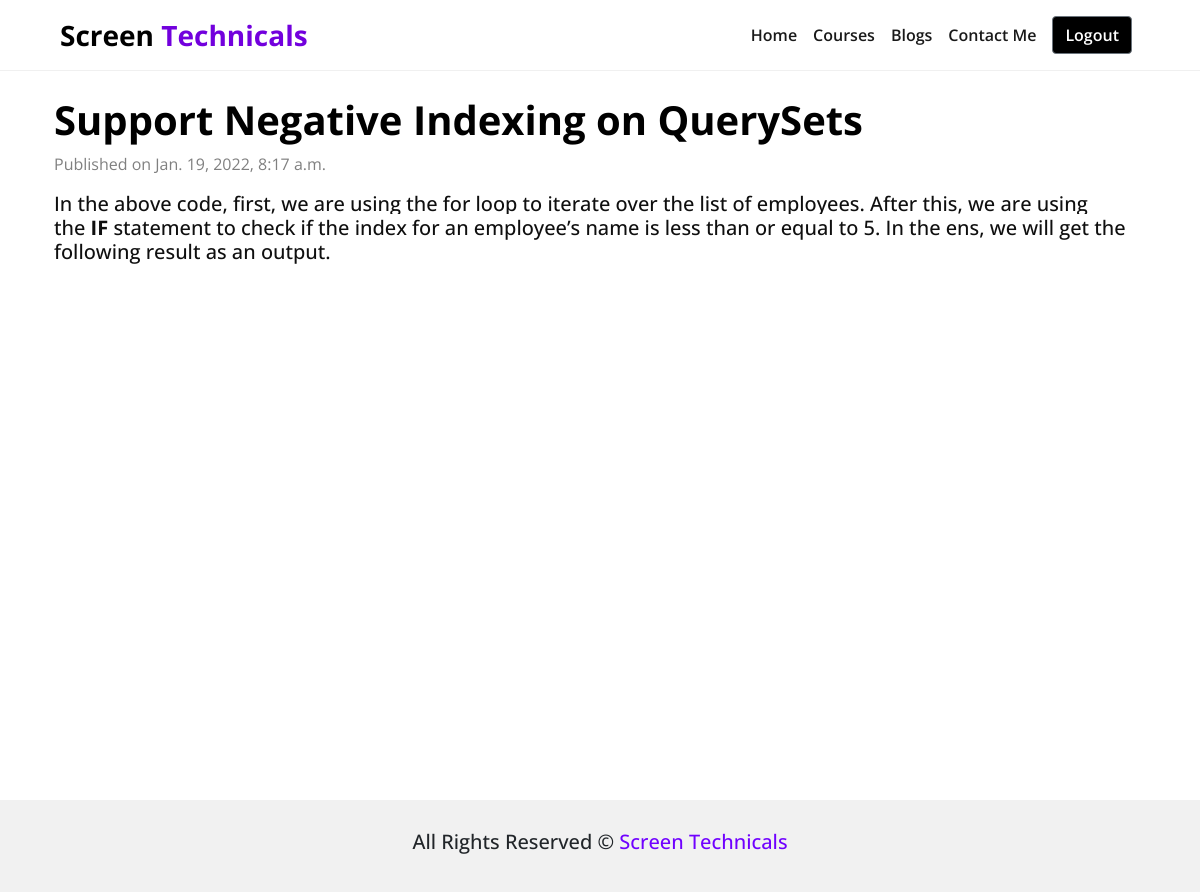
The page /blogs/support-negative-indexing-on-querysets/ (signed in) on the database its author committed.
### Blog/models.py (models this page shows, shortened)
class BlogPost(models.Model):
    title = models.CharField(max_length=200)
    category = models.CharField(max_length=100)
    content = models.TextField()
    date_time = models.DateTimeField(auto_now_add=True)
    slug = AutoSlugField(populate_from='title', unique=True, null=True, blank=True, default=None)

### Blog/views.py (the view)
# urls.py: path('blogs/<str:slug>/', views.post, name="post"),
def post(request, slug):
    post_details = BlogPost.objects.filter(slug=slug).first()
    context = {
        'post_details': post_details,
    }
    return render(request, "Blog/post.html", context)

### templates/Blog/post.html (shortened to what this page needs)
{% extends 'base.html' %}
{% block body %}
<div class="container pt-5 px-4" style="min-height: 100vh;">
    <h1 class="text-secondary pt-5 fw-bold">{{post_details.title}}</h1>
    <p style="color: gray;">Published on {{post_details.date_time}}</p>
    <h5 class="blog_text">{{post_details.content |safe}}</h5>
</div>
{% endblock body %}

### static/css/main.css (style rules this page uses)
* { font-family: "Open Sans" !important; outline: none !important; box-shadow: none !important; }
body { overflow-x: hidden !important; }
html { overflow-x: hidden !important; }
:root { --primary: #7000ff !important; --secondary: #000 !important; --tertiary: #fff !important; }
.text-secondary { color: var(--secondary) !important; }

### rows shown on the page
BlogPost: title "Support Negative Indexing on QuerySets", date_time "Jan. 19, 2022, 8:17 a.m.", content "In the above code, first, we are using the for loop to iterate over the list of employees. After this, we are using the IF statement to check if the index for an employee’s name is less than or equal to 5. In the ens, we will get the following result as an output."
